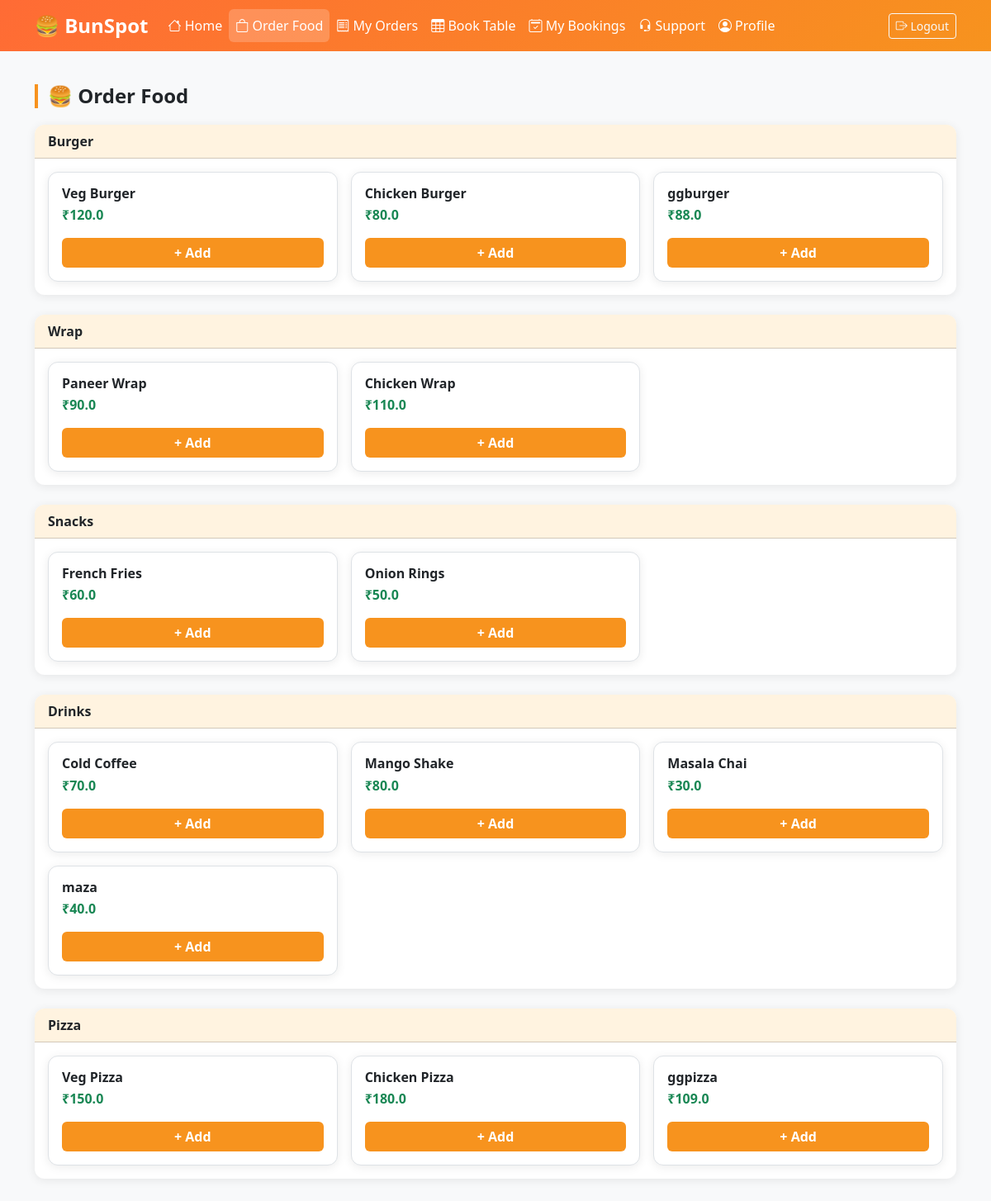
The page /food-order (signed in) on the database its author committed.
### tables this page shows
CREATE TABLE menu (
    id INTEGER PRIMARY KEY AUTOINCREMENT,
    name TEXT NOT NULL,
    price REAL NOT NULL,
    category TEXT,
    available INTEGER DEFAULT 1
);

### app.py (the view, shortened to what this page needs)
@app.route('/food-order', methods=['GET','POST'])
def food_order():
    if not session.get('customer_id'):
        return redirect(url_for('login'))
    db = get_db()
    menu_items = db.execute('SELECT * FROM menu WHERE available=1').fetchall()
    db.close()
    return render_template('food_order.html', menu_items=menu_items, page_role='customer')

### app.py (called while the page is built)
def get_db():
    conn = sqlite3.connect(DB_PATH)
    conn.row_factory = sqlite3.Row
    return conn

### templates/food_order.html (shortened to what this page needs)
{% extends 'base.html' %}
{% block content %}
<div class="container py-4">
  <h4 class="section-title">🍔 Order Food</h4>
  {% set categories = [] %}
  {% for item in menu_items %}
    {% if item['category'] not in categories %}
      {% set _ = categories.append(item['category']) %}
    {% endif %}
  {% endfor %}
  {% for cat in categories %}
  <div class="card mb-4">
    <div class="card-header fw-bold" style="background:#fff3e0">{{ cat }}</div>
    <div class="card-body">
      <div class="row g-3">
        {% for item in menu_items if item['category'] == cat %}
        <div class="col-md-4">
          <div class="card h-100 border" id="card-{{ item['id'] }}">
            <div class="card-body d-flex flex-column">
              <h6 class="fw-bold mb-1">{{ item['name'] }}</h6>
              <p class="text-success fw-bold mb-3">₹{{ item['price'] }}</p>
              <div class="mt-auto" id="ctrl-{{ item['id'] }}">
                <button type="button"
                  class="btn btn-orange w-100 fw-bold"
                  onclick="addItem({{ item['id'] }}, '{{ item['name'] }}', {{ item['price'] }})">
                  + Add
                </button>
              </div>
            </div>
          </div>
        </div>
        {% endfor %}
      </div>
    </div>
  </div>
  {% endfor %}
</div>
{% endblock %}

### templates/base.html (style rules this page uses)
body { background: #f8f9fa; font-family: 'Segoe UI', sans-serif; }
.card { border: none; border-radius: 12px; box-shadow: 0 2px 12px rgba(0,0,0,0.08); }
.card-header { border-radius: 12px 12px 0 0 !important; }
.section-title { border-left: 4px solid #f7931e; padding-left: 12px; font-weight: 700; margin-bottom: 20px; }
.btn-orange { background: #f7931e; color: #fff; border: none; }

### rows shown on the page
menu: category "Burger", name "Veg Burger", price "120.0"
menu: name "Chicken Burger", price "80.0"
menu: name "ggburger", price "88.0"
menu: category "Wrap", name "Paneer Wrap", price "90.0"
menu: name "Chicken Wrap", price "110.0"
menu: category "Snacks", name "French Fries", price "60.0"
menu: name "Onion Rings", price "50.0"
menu: category "Drinks", name "Cold Coffee", price "70.0"
menu: name "Mango Shake", price "80.0"
menu: name "Masala Chai", price "30.0"
menu: name "maza", price "40.0"
menu: category "Pizza", name "Veg Pizza", price "150.0"
menu: name "Chicken Pizza", price "180.0"
menu: name "ggpizza", price "109.0"
